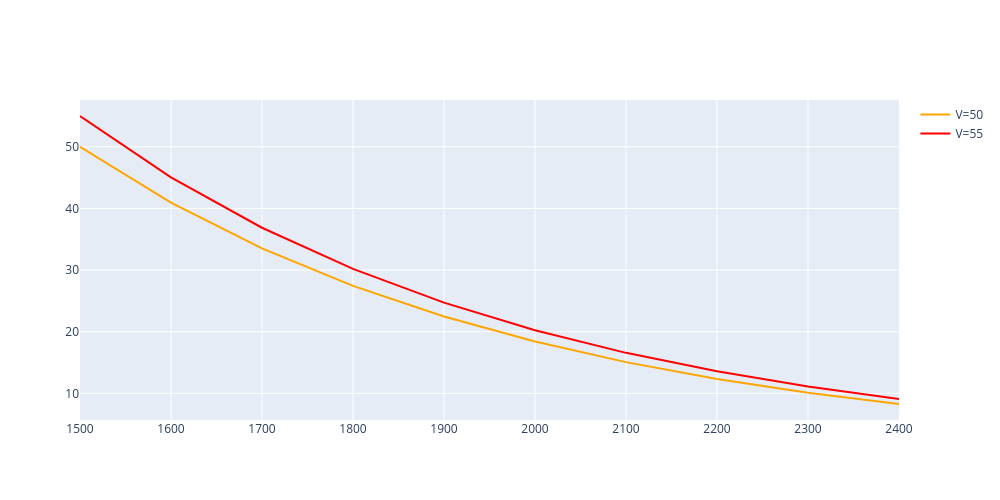

The notebook cell saved with this chart:
### Code cell
demand1 = go.Scatter(
    x=ps,
    y=ds1,
    mode="lines",
    name="V=50",
    line=dict(color="#ffa500")
)

demand2 = go.Scatter(
    x=ps,
    y=ds2,
    mode="lines",
    name="V=55",
    line=dict(color="#ff0000")
)

fig = go.Figure(data=[demand1, demand2])
fig.update_layout(
    xaxis_rangeslider_visible=False,
    width=1000,
    height=500
)
fig.show()

### Figure 1 — Plotly figure (JSON) as saved in the notebook; plotly's stock layout.template omitted (floating-point values rounded to 4 significant figures)
{"data": [{"line": {"color": "#ffa500"}, "mode": "lines", "name": "V=50", "type": "scatter", "x": [1500, 1600, 1700, 1800, 1900, 2000, 2100, 2200, 2300, 2400], "y": [50, 40.94, 33.52, 27.44, 22.47, 18.39, 15.06, 12.33, 10.09, 8.265]}, {"line": {"color": "#ff0000"}, "mode": "lines", "name": "V=55", "type": "scatter", "x": [1500, 1600, 1700, 1800, 1900, 2000, 2100, 2200, 2300, 2400], "y": [55, 45.03, 36.87, 30.18, 24.71, 20.23, 16.57, 13.56, 11.1, 9.091]}], "layout": {"height": 500, "width": 1000, "xaxis": {"autorange": true, "range": [1500, 2400], "rangeslider": {"visible": false, "yaxis": {}}, "type": "linear"}, "yaxis": {"autorange": true, "range": [5.669, 57.6], "type": "linear"}}}
